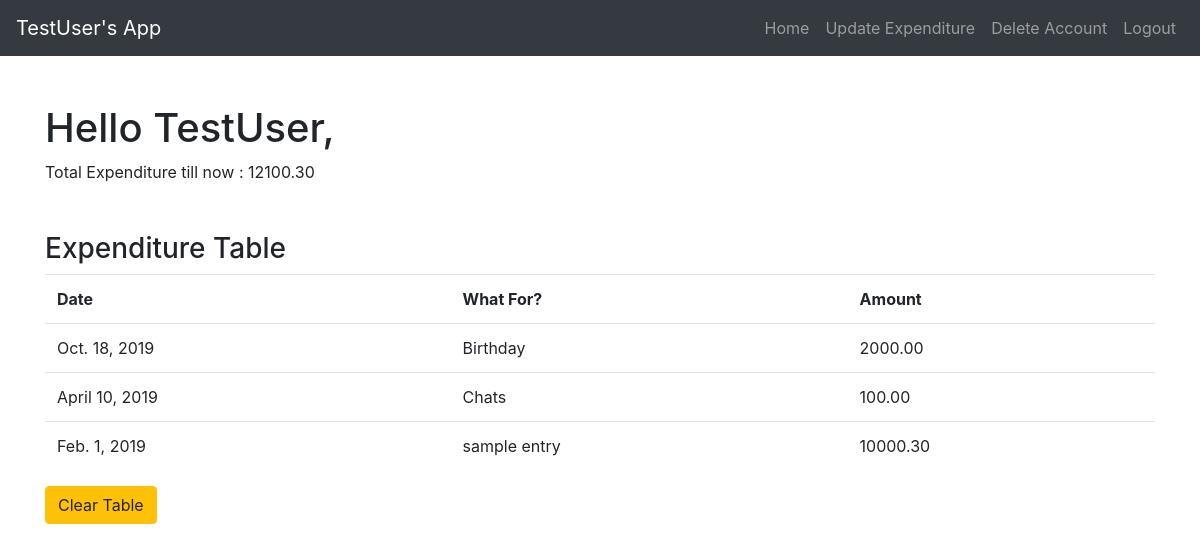
The page / (signed in) on the database its author committed.
### datacollector_app/models.py (models this page shows, shortened)
class Expenditure_data(models.Model):
    date = models.DateField()
    what_for = models.CharField(max_length=100)
    amount = models.DecimalField(max_digits=1000, decimal_places=2)
    owener = models.ForeignKey(User, on_delete=models.CASCADE)

### datacollector_app/views.py (the view)
# urls.py: path('', List_data_view.as_view(), name='datacollector-home'),
class List_data_view(LoginRequiredMixin, ListView):  # list.html
    model = Expenditure_data
    template_name = 'datacollector_app/list.html'
    context_object_name = 'exp_data'
    def get_queryset(self):
        return(Expenditure_data.objects.filter(owener=self.request.user))
    def get_context_data(self, **kwargs):
        data = super().get_context_data(**kwargs)
        data['user'] = self.request.user
        data['messages'] = messages.get_messages(self.request)
        data['sum'] = amount_sum(self.request.user)
        return(data)

### datacollector_app/views.py (called while the page is built)
def amount_sum(user):
    sum = 0
    exp = Expenditure_data.objects.filter(owener=user)
    for val in exp:
        sum += val.amount
    return(sum)

### datacollector_app/templates/datacollector_app/list.html (shortened to what this page needs)
{% extends 'datacollector_app/head.html' %}
{% block content %}
<div class='container'>
    <h1>Hello {{ user }},</h1>
</div>
<div class="container">
    Total Expenditure till now : {{ sum }}
</div>
<br />
<br />
<div class='container'>
<div class='row'>
    <div class='col-md-12'>
        <h3>Expenditure Table</h3>
        {% if exp_data %}
        <form action="{% url 'dca:clear-expenditure' %}" method="post">
            <table class='table'>
                <tr>
                    <th>Date</th>
                    <th>What For?</th>
                    <th>Amount</th>
                </tr>
                {% for exp in exp_data %}
                    <tr>
                        <td>{{ exp.date }}</td>
                        <td>{{ exp.what_for }}</td>
                        <td>{{ exp.amount }}</td>
                    </tr>
                {% endfor %}
            </table>
            <button type='submit' class='btn btn-warning'>Clear Table</button>
        </form>
        {% else %}
            <div>No expenditure data added</div>
        {% endif %}
    </div>
</div>
</div>
{% endblock content %}

### datacollector_app/templates/datacollector_app/head.html (shortened to what this page needs)
<!DOCTYPE html>
{% load static %}
<html lang="en" dir="ltr">
    <head>
        <link type="text/css" rel="stylesheet" href="{% static 'datacollector_app/bootstrap.min.css' %}" >
    </head>
    <body>
        <nav class="navbar navbar-expand-sm navbar-dark bg-dark">
            <span class='navbar-brand'>{{ user }}'s App</span>
            <ul class='navbar-nav ml-auto'>
                <li class='nav-item'><a href="{% url 'dca:datacollector-home' %}" class='nav-link'>Home</a></li>
                <li class='nav-item'><a href="{% url 'dca:data-exp-add' %}" class='nav-link'>Update Expenditure</a></li>
                <li class='nav-item'><a href="{% url 'datastore-user-delete' %}" class='nav-link'>Delete Account</a></li>
                <li class='nav-item'><a href="{% url 'datastore-logout' %}" class='nav-link'>Logout</a></li>
            </ul>
        </nav>
        <br />
            <br />
    <div class = 'container-fluid'>
        {% block content %}
        {% endblock content %}
    </div>
    </body>
</html>

### rows shown on the page
Expenditure_data: date "Oct. 18, 2019", what_for "Birthday", amount "2000.00"
Expenditure_data: date "April 10, 2019", what_for "Chats", amount "100.00"
Expenditure_data: date "Feb. 1, 2019", what_for "sample entry", amount "10000.30"

### other values the page prints
{{ user }} "TestUser"
{{ sum }} "12100.30"
